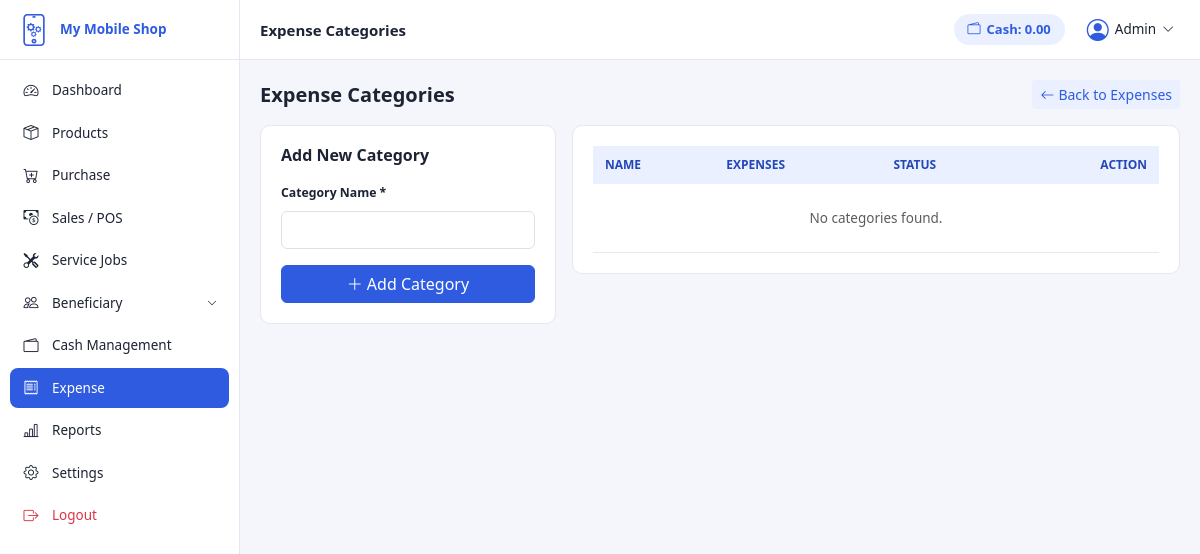
The app's page /expense/category.php (signed in), older data.
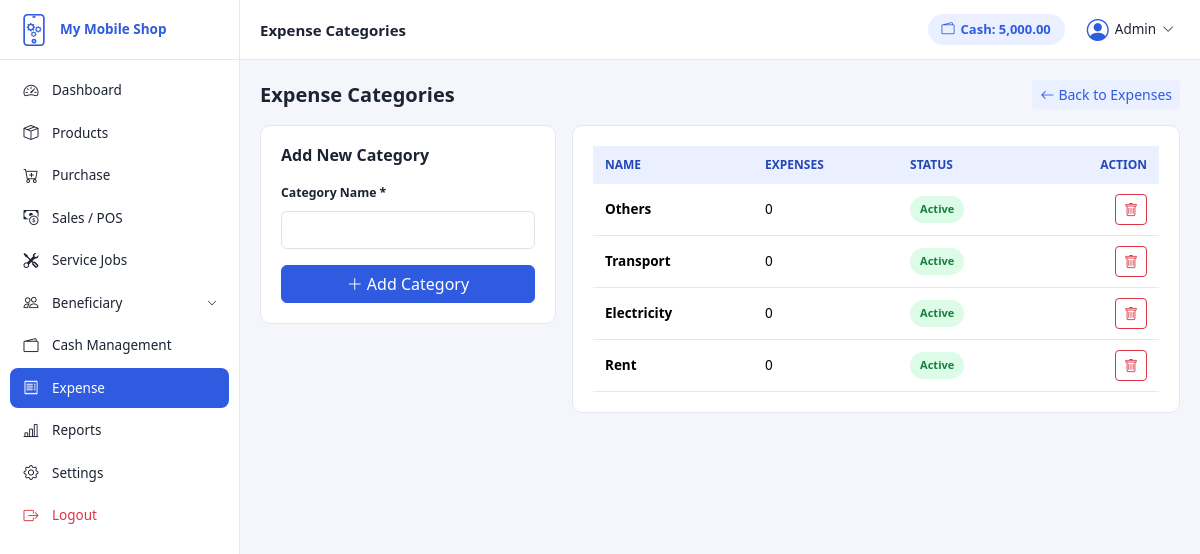
The same page, newer data.
### tables this page shows
CREATE TABLE `settings` (
  `id` int(11) NOT NULL,
  `shop_name` varchar(150) DEFAULT NULL,
  `owner_name` varchar(100) DEFAULT NULL,
  `phone` varchar(20) DEFAULT NULL,
  `whatsapp` varchar(20) DEFAULT NULL,
  `address` varchar(255) DEFAULT NULL,
  `invoice_header` text DEFAULT NULL,
  `invoice_footer` text DEFAULT NULL,
  `print_size` enum('58mm','80mm','A5') NOT NULL DEFAULT '80mm',
  `auto_print` tinyint(1) NOT NULL DEFAULT 0,
  `dev_name` varchar(100) DEFAULT NULL,
  `dev_photo` varchar(255) DEFAULT NULL,
  `dev_position` varchar(100) DEFAULT NULL,
  `dev_company` varchar(150) DEFAULT NULL,
  `dev_website` varchar(150) DEFAULT NULL,
  `dev_facebook` varchar(150) DEFAULT NULL,
  `dev_github` varchar(150) DEFAULT NULL,
  `dev_linkedin` varchar(150) DEFAULT NULL,
  `dev_email` varchar(150) DEFAULT NULL,
  `dev_phone` varchar(20) DEFAULT NULL,
  `version` varchar(20) DEFAULT '1.0.0'
);

CREATE TABLE `expense_categories` (
  `id` int(11) NOT NULL,
  `name` varchar(100) NOT NULL,
  `status` enum('active','inactive') NOT NULL DEFAULT 'active'
);

### includes/functions.php (called while the page is built, shortened)
<?php
function money($amount) {
    return number_format((float)$amount, 2);
}
function getCurrentCash($pdo) {
    $stmt = $pdo->query("SELECT
        SUM(CASE WHEN direction = 'in' THEN amount ELSE 0 END) as total_in,
        SUM(CASE WHEN direction = 'out' THEN amount ELSE 0 END) as total_out
        FROM cash_transactions");
    $row = $stmt->fetch();
    $total_in = $row['total_in'] ?? 0;
    $total_out = $row['total_out'] ?? 0;
    return $total_in - $total_out;
}
function getSettings($pdo) {
    static $settings = null;
    if ($settings === null) {
        $stmt = $pdo->query("SELECT * FROM settings LIMIT 1");
        $settings = $stmt->fetch();
    }
    return $settings;
}

### expense/category.php (the view, shortened to what this page needs)
<?php
require_once __DIR__ . '/../includes/auth.php';
$page_title = 'Expense Categories';
$categories = $pdo->query("SELECT ec.*, (SELECT COUNT(*) FROM expenses e WHERE e.category_id = ec.id) as expense_count
                            FROM expense_categories ec ORDER BY ec.id DESC")->fetchAll();
include __DIR__ . '/../includes/header.php';
include __DIR__ . '/../includes/sidebar.php';
?>
<div class="main-content">
    <?php include __DIR__ . '/../includes/navbar.php'; ?>
    <div class="content-body">
        <div class="d-flex justify-content-between align-items-center mb-3">
            <h5 class="fw-bold mb-0">Expense Categories</h5>
            <a href="index.php" class="btn btn-soft btn-sm"><i class="bi bi-arrow-left me-1"></i>Back to Expenses</a>
        </div>
        <div class="row g-3">
            <div class="col-lg-4">
                <div class="card-panel">
                    <h6 class="fw-bold mb-3">Add New Category</h6>
                    <form method="POST">
                        <div class="mb-3">
                            <label class="form-label small fw-semibold">Category Name *</label>
                            <input type="text" name="name" class="form-control" required>
                        </div>
                        <button type="submit" name="add_category" class="btn btn-primary w-100"><i class="bi bi-plus-lg me-1"></i>Add Category</button>
                    </form>
                </div>
            </div>
            <div class="col-lg-8">
                <div class="card-panel">
                    <div class="table-responsive">
                        <table class="table table-custom mb-0">
                            <thead>
                                <tr>
                                    <th>Name</th>
                                    <th>Expenses</th>
                                    <th>Status</th>
                                    <th class="text-end">Action</th>
                                </tr>
                            </thead>
                            <tbody>
                                <?php if (count($categories) === 0): ?>
                                <tr><td colspan="4" class="text-center text-muted py-4">No categories found.</td></tr>
                                <?php endif; ?>
                                <?php foreach ($categories as $cat): ?>
                                <tr>
                                    <td class="fw-semibold"><?= htmlspecialchars($cat['name']) ?></td>
                                    <td><?= $cat['expense_count'] ?></td>
                                    <td>
                                        <a href="?toggle=<?= $cat['id'] ?>" class="badge-status <?= $cat['status'] === 'active' ? 'badge-completed' : 'badge-due' ?>" style="text-decoration:none;">
                                            <?= ucfirst($cat['status']) ?>
                                        </a>
                                    </td>
                                    <td class="text-end">
                                        <a href="javascript:void(0)" onclick="confirmDelete('?delete=<?= $cat['id'] ?>')" class="btn btn-sm btn-outline-danger"><i class="bi bi-trash"></i></a>
                                    </td>
                                </tr>
                                <?php endforeach; ?>
                            </tbody>
                        </table>
                    </div>
                </div>
            </div>
        </div>
    </div>
</div>
<?php include __DIR__ . '/../includes/footer.php'; ?>

### includes/header.php (shortened to what this page needs)
<?php
$settings = getSettings($pdo);
$page_title = $page_title ?? 'Dashboard';
?>
<!DOCTYPE html>
<html lang="en">
<head>
<link href="https://cdn.jsdelivr.net/npm/bootstrap@5.3.3/dist/css/bootstrap.min.css" rel="stylesheet">
<link rel="stylesheet" href="https://cdn.jsdelivr.net/npm/bootstrap-icons@1.11.3/font/bootstrap-icons.css">
<link rel="stylesheet" href="<?= BASE_URL ?>assets/css/style.css">
</head>
<body>
<div class="app-wrapper">

### includes/sidebar.php (shortened to what this page needs)
<?php
$current_folder = basename(dirname($_SERVER['SCRIPT_NAME']));
function navActive($folder, $target) {
    return $folder === $target ? 'active' : '';
}
$beneficiary_folders = ['customers', 'suppliers', 'staff'];
$beneficiary_open = in_array($current_folder, $beneficiary_folders);
?>
<aside class="sidebar" id="sidebar">
    <div class="sidebar-brand">
        <img src="<?= BASE_URL ?>assets/logo.png" alt="Logo">
        <span class="brand-text"><?= htmlspecialchars($settings['shop_name'] ?? APP_NAME) ?></span>
    </div>
    <nav class="sidebar-menu">
        <a href="<?= BASE_URL ?>dashboard/index.php" class="menu-item <?= navActive($current_folder, 'dashboard') ?>">
            <i class="bi bi-speedometer2"></i><span>Dashboard</span>
        </a>
        <a href="<?= BASE_URL ?>products/index.php" class="menu-item <?= navActive($current_folder, 'products') ?>">
            <i class="bi bi-box-seam"></i><span>Products</span>
        </a>
        <a href="<?= BASE_URL ?>purchase/index.php" class="menu-item <?= navActive($current_folder, 'purchase') ?>">
            <i class="bi bi-cart-plus"></i><span>Purchase</span>
        </a>
        <a href="<?= BASE_URL ?>sales/pos.php" class="menu-item <?= navActive($current_folder, 'sales') ?>">
            <i class="bi bi-cash-coin"></i><span>Sales / POS</span>
        </a>
        <a href="<?= BASE_URL ?>service/index.php" class="menu-item <?= navActive($current_folder, 'service') ?>">
            <i class="bi bi-tools"></i><span>Service Jobs</span>
        </a>
        <button type="button" class="menu-item <?= $beneficiary_open ? 'active' : '' ?>" data-bs-toggle="collapse" data-bs-target="#beneficiaryMenu" aria-expanded="<?= $beneficiary_open ? 'true' : 'false' ?>">
            <i class="bi bi-people"></i><span>Beneficiary</span>
            <i class="bi bi-chevron-down submenu-arrow"></i>
        </button>
        <a href="<?= BASE_URL ?>cash/index.php" class="menu-item <?= navActive($current_folder, 'cash') ?>">
            <i class="bi bi-wallet2"></i><span>Cash Management</span>
        </a>
        <a href="<?= BASE_URL ?>expense/index.php" class="menu-item <?= navActive($current_folder, 'expense') ?>">
            <i class="bi bi-receipt"></i><span>Expense</span>
        </a>
        <a href="<?= BASE_URL ?>reports/sales.php" class="menu-item <?= navActive($current_folder, 'reports') ?>">
            <i class="bi bi-bar-chart-line"></i><span>Reports</span>
        </a>
        <?php if ($_SESSION['role'] === 'admin'): ?>
        <a href="<?= BASE_URL ?>settings/shop.php" class="menu-item <?= navActive($current_folder, 'settings') ?>">
            <i class="bi bi-gear"></i><span>Settings</span>
        </a>
        <?php endif; ?>
        <a href="javascript:void(0)" class="menu-item text-danger" onclick="confirmLogout('<?= BASE_URL ?>logout.php')">
            <i class="bi bi-box-arrow-right"></i><span>Logout</span>
        </a>
    </nav>
</aside>

### includes/navbar.php (shortened to what this page needs)
<header class="topbar">
    <div class="d-flex align-items-center">
        <h6 class="topbar-title mb-0"><?= htmlspecialchars($page_title ?? '') ?></h6>
    </div>
    <div class="d-flex align-items-center gap-3">
        <div class="topbar-cash d-none d-md-flex">
            <i class="bi bi-wallet2"></i>
            <span>Cash: <?= money(getCurrentCash($pdo)) ?></span>
        </div>
        <div class="dropdown">
            <button class="btn-user-dropdown" data-bs-toggle="dropdown">
                <i class="bi bi-person-circle"></i>
                <span class="d-none d-md-inline"><?= htmlspecialchars($_SESSION['full_name']) ?></span>
                <i class="bi bi-chevron-down small"></i>
            </button>
        </div>
    </div>
</header>

### includes/footer.php (shortened to what this page needs)
    </div>
</body>
</html>

### assets/css/style.css (style rules this page uses)
html, body { height: 100%; margin: 0; padding: 0; }
:root { --primary: #2f5be0; --primary-dark: #2447b8; --primary-light: #eaf0ff; --white: #ffffff; --bg: #f4f6fb; --text-dark: #1c2333; --text-muted: #6b7280; --border: #e5e8f0; --danger: #e14343; --success: #1fa15a; --warning: #f0a93a; --sidebar-width: 240px; --topbar-height: 60px; --radius: 10px; }
* { box-sizing: border-box; }
body { background: var(--bg); font-family: "Segoe UI", system-ui, -apple-system, sans-serif; color: var(--text-dark); font-size: 14px; }
a { text-decoration: none; }
.app-wrapper { display: flex; min-height: 100vh; }
.sidebar { width: var(--sidebar-width); background: var(--white); border-right: 1px solid var(--border); position: fixed; top: 0; left: 0; bottom: 0; display: flex; flex-direction: column; z-index: 1030; transition: transform 0.3s ease; }
.sidebar-brand { display: flex; align-items: center; gap: 10px; padding: 16px 18px; border-bottom: 1px solid var(--border); height: var(--topbar-height); }
.sidebar-brand img { width: 32px; height: 32px; object-fit: contain; border-radius: 6px; }
.brand-text { font-weight: 700; font-size: 13.5px; color: var(--primary); line-height: 1.2; }
.sidebar-menu { flex: 1; overflow-y: auto; padding: 10px 10px; }
.menu-item { display: flex; align-items: center; gap: 12px; padding: 9px 12px; border-radius: 8px; color: var(--text-dark); font-size: 13.5px; font-weight: 500; margin-bottom: 2px; transition: background 0.2s ease, color 0.2s ease; cursor: pointer; border: none; background: none; width: 100%; text-align: left; }
.menu-item i:first-child { font-size: 15px; width: 18px; text-align: center; flex-shrink: 0; }
.menu-item.active { background: var(--primary); color: var(--white); }
.submenu-arrow { font-size: 10px; margin-left: auto; transition: transform 0.25s ease; flex-shrink: 0; }
.main-content { margin-left: var(--sidebar-width); flex: 1; display: flex; flex-direction: column; min-height: 100vh; width: calc(100% - var(--sidebar-width)); }
.topbar { height: var(--topbar-height); background: var(--white); border-bottom: 1px solid var(--border); display: flex; align-items: center; justify-content: space-between; padding: 0 20px; position: sticky; top: 0; z-index: 1020; flex-shrink: 0; }
.topbar-title { font-weight: 700; font-size: 15px; }
.topbar-cash { background: var(--primary-light); color: var(--primary); padding: 6px 14px; border-radius: 20px; font-size: 13px; align-items: center; gap: 6px; display: flex; font-weight: 600; }
.btn-user-dropdown { background: none; border: none; display: flex; align-items: center; gap: 6px; font-size: 13.5px; color: var(--text-dark); font-weight: 500; }
.btn-user-dropdown i.bi-person-circle { font-size: 22px; color: var(--primary); }
.content-body { padding: 20px; flex: 1; display: flex; flex-direction: column; }
.card-panel { background: var(--white); border-radius: var(--radius); border: 1px solid var(--border); padding: 20px; }
.table-custom thead th { background: var(--primary-light); color: var(--primary-dark); font-size: 12px; font-weight: 700; text-transform: uppercase; border: none; padding: 10px 12px; }
.table-custom tbody td { font-size: 13.5px; padding: 10px 12px; vertical-align: middle; border-bottom: 1px solid var(--border); }
.btn-primary { background: var(--primary); border-color: var(--primary); }
.btn-soft { background: var(--primary-light); color: var(--primary); border: none; }
.badge-status { font-size: 11px; font-weight: 600; padding: 5px 10px; border-radius: 20px; display: inline-block; }
.badge-completed { background: #dcfce7; color: #15803d; }

Row changes from the older to the newer data that the page shows:
added expense_categories: name "Others", expense_count "0", status "Active"
added expense_categories: name "Transport", expense_count "0", status "Active"
added expense_categories: name "Electricity", expense_count "0", status "Active"
added expense_categories: name "Rent", expense_count "0", status "Active"
Text that changed along with them:
money(getCurrentCash($pdo)): "0.00" → "5,000.00"
text no longer shown: "No categories found."
